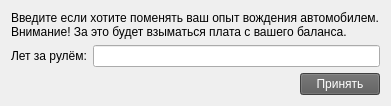
            <widget class="QWidget" name="tab_2">
             <attribute name="title">
              <string>Опыт Вождения</string>
             </attribute>
             <layout class="QVBoxLayout" name="verticalLayout_5">
              <item>
               <widget class="QLabel" name="label_15">
                <property name="text">
                 <string>Введите если хотите поменять ваш опыт вождения автомобилем.
Внимание! За это будет взыматься плата с вашего баланса.</string>
                </property>
               </widget>
              </item>
              <item>
               <layout class="QHBoxLayout" name="horizontalLayout_4">
                <item>
                 <widget class="QLabel" name="label_16">
                  <property name="text">
                   <string>Лет за рулём:</string>
                  </property>
                 </widget>
                </item>
                <item>
                 <widget class="QLineEdit" name="data_ex"/>
                </item>
               </layout>
              </item>
              <item>
               <layout class="QHBoxLayout" name="horizontalLayout_5">
                <item>
                 <spacer name="horizontalSpacer_3">
                  <property name="orientation">
                   <enum>Qt::Horizontal</enum>
                  </property>
                  <property name="sizeHint" stdset="0">
                   <size>
                    <width>0</width>
                    <height>0</height>
                   </size>
                  </property>
                 </spacer>
                </item>
                <item>
                 <widget class="QPushButton" name="accept_ex">
                  <property name="styleSheet">
                   <string notr="true">background-color: rgb(90, 90, 90);
color: rgb(255, 255, 255);</string>
                  </property>
                  <property name="text">
                   <string>Принять</string>
                  </property>
                 </widget>
                </item>
               </layout>
              </item>
              <item>
               <spacer name="verticalSpacer_5">
                <property name="orientation">
                 <enum>Qt::Vertical</enum>
                </property>
                <property name="sizeHint" stdset="0">
                 <size>
                  <width>0</width>
                  <height>0</height>
                 </size>
                </property>
               </spacer>
              </item>
             </layout>
            </widget>
